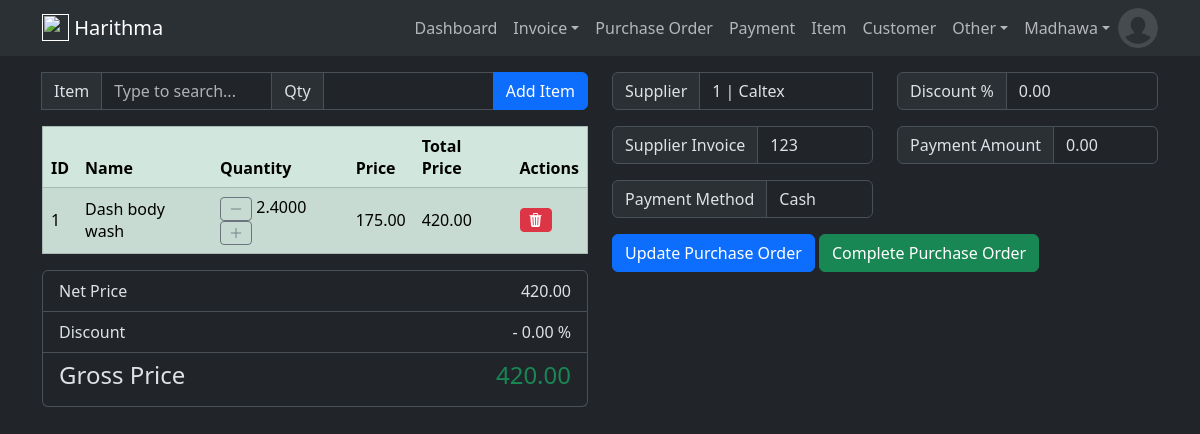
Screenshot of /purchase_order/head/1 (signed in) with the database file from the repository.
### harithmapos/models.py (models this page shows, shortened)
class User(db.Model, UserMixin):
    id = db.Column(db.Integer, primary_key=True)
    email = db.Column(db.String(120), unique=True, nullable=False)
    name = db.Column(db.String(50), nullable=False)
    image = db.Column(db.String(20), default='default.jpg')
    password = db.Column(db.String(60), nullable=False)
    ui_theme = db.Column(db.String(5), default='light')
    create_dttm = db.Column(db.DateTime, nullable=False, default=datetime.utcnow)
    update_dttm = db.Column(db.DateTime, nullable=False, default=datetime.utcnow)

class PurchaseOrderDetail(db.Model):
    id = db.Column(db.Integer, primary_key=True)
    purchase_order_head_id = db.Column(db.Integer, db.ForeignKey('purchase_order_head.id'), nullable=False)
    item_id = db.Column(db.Integer, db.ForeignKey('item.id'), nullable=False)
    quantity = db.Column(db.Numeric(10,4), nullable=False)
    total_cost = db.Column(db.Numeric(10,2), nullable=False)
    total_price = db.Column(db.Numeric(10,2), nullable=False)
    discount_pct = db.Column(db.Numeric(10,2), nullable=False)
    created_dttm = db.Column(db.DateTime, nullable=False, default=datetime.utcnow)
    update_dttm = db.Column(db.DateTime, nullable=False, default=datetime.utcnow)

class Item(db.Model):
    id = db.Column(db.Integer, primary_key=True)
    name = db.Column(db.String(100), nullable=False)
    description = db.Column(db.String(255))
    unit_of_measure = db.Column(db.String(20))
    quantity = db.Column(db.Numeric(10,4))
    unit_cost = db.Column(db.Numeric(10,2))
    unit_price = db.Column(db.Numeric(10,2))
    discount_pct = db.Column(db.Numeric(5,2))
    create_dttm = db.Column(db.DateTime, nullable=False, default=datetime.utcnow)
    update_dttm = db.Column(db.DateTime, nullable=False, default=datetime.utcnow)
    invoice_details = db.relationship('InvoiceDetail', backref='item', lazy=True)
    item_invoice_details = db.relationship('ItemInvoiceDetail', backref='item', lazy=True)
    purchase_order_details = db.relationship('PurchaseOrderDetail', backref='item', lazy=True)

class PurchaseOrderHead(db.Model):
    id =  db.Column(db.Integer, primary_key=True)
    supplier_id = db.Column(db.Integer, db.ForeignKey('supplier.id'), nullable=False)
    supplier_invoice_id = db.Column(db.String(255))
    total_price = db.Column(db.Numeric(10,2), default=0)
    discount_pct = db.Column(db.Numeric(10,2), default=0)
    gross_price = db.Column(db.Numeric(10,2), default=0)
    payment_method = db.Column(db.String(10))
    paid_amount = db.Column(db.Numeric(10,2), default=0)
    remaining_amount = db.Column(db.Numeric(10,2))
    last_payment_date = db.Column(db.Date())
    created_dttm = db.Column(db.DateTime, nullable=False, default=datetime.utcnow)
    update_dttm = db.Column(db.DateTime, nullable=False, default=datetime.utcnow)
    purchase_order_details = db.relationship('PurchaseOrderDetail', backref='purchase_order', lazy=True)

### harithmapos/views/purchase_order/routes.py (the view, shortened to what this page needs)
@purchase_order_blueprint.route("/purchase_order/head/<int:purchase_order_head_id>", methods=['GET', 'POST'])
def purchase_order_head_detail(purchase_order_head_id):
    purchase_order_head_update_form = PurchaseOrderHeadUpdateForm()
    purchase_order_detail_create_form = PurchaseOrderDetailCreateForm()
    suppliers = Supplier.query.all()
    purchase_order_head = PurchaseOrderHead.query.get_or_404(purchase_order_head_id)
    purchase_order_details = PurchaseOrderDetail.query.filter(PurchaseOrderDetail.purchase_order_head_id==purchase_order_head_id)
    return render_template(
            'purchase_order/update.html',
            title='PurchaseOrder',
            purchase_order_head=purchase_order_head,
            purchase_order_head_update_form=purchase_order_head_update_form,
            purchase_order_detail_create_form=purchase_order_detail_create_form,
            suppliers=suppliers,
            purchase_order_details=purchase_order_details
        )

### harithmapos/views/purchase_order/forms.py
class PurchaseOrderHeadUpdateForm(FlaskForm):
    supplier = StringField("Supplier", validators=[DataRequired()])
    supplier_invoice_id = StringField("Supplier Invoice ID", validators=[DataRequired()])
    total_price = DecimalField("Total Price", places=2, validators=[Optional()])
    discount_pct = DecimalField("Discount Percentage", places=2, validators=[Optional()])
    gross_price = DecimalField("Gross Price", places=2, validators=[Optional()])
    payment_method = SelectField("Payment Method", choices=config.PAYMENT_METHOD_FORM_LIST)
    paid_amount = DecimalField("Paid Amount", places=2, validators=[Optional()])
    update_purchase_order = SubmitField('Update Purchase Order')
    complete_purchase_order = SubmitField('Complete Purchase Order')

class PurchaseOrderDetailCreateForm(FlaskForm):
    item = StringField("Item", validators=[DataRequired()])
    quantity = DecimalField("Qty", places=4, validators=[DataRequired()])
    submit = SubmitField('Add Item')

### harithmapos/models.py (called while the page is built)
@login_manager.user_loader
def load_user(user_id):
    return User.query.get(int(user_id))

### harithmapos/templates/purchase_order/update.html (shortened to what this page needs)
{% extends 'layout/base.html' %}
{% block body %}
<div class="container mt-3">
  <div class="row">
    <div class="col">
      <form action="{{url_for('purchase_order_blueprint.add_purchase_order_detail', purchase_order_head_id=purchase_order_head.id)}}" method="POST">
        <div class="input-group ">
          <span class="input-group-text">Item</span>
          {{ purchase_order_detail_create_form.item(class="form-control", list="ItemDatalistOptions", id="ItemDataList", placeholder="Type to search...") }}
          <span class="input-group-text">Qty</span>
          {{ purchase_order_detail_create_form.quantity(class="form-control") }}
          {{ purchase_order_detail_create_form.submit(class="btn btn-primary") }}
        </div>
      </form>
      <table class="table table-success table-striped table-hover" border="1">
        <thead class="thread-dark">
          <tr>
            <th scope="col">ID</th>
            <th scope="col">Name</th>
            <th scope="col">Quantity</th>
            <th scope="col">Price</th>
            <th scope="col">Total Price</th>
            <th scope="col">Actions</th>
          </tr>
        </thead>
        <tbody id="results">
          {% for purchase_order_detail in purchase_order_details %}
          <tr>
            <td class="align-middle">{{purchase_order_detail.id}}</td>
            <td class="align-middle">{{purchase_order_detail.item.name}}</td>
            <td class="align-middle">
              <a href="{{url_for('purchase_order_blueprint.decrease_quantity_purchase_order_detail', purchase_order_detail_id=purchase_order_detail.id)}}" class="btn btn-outline-secondary btn-sm"><i class="bi bi-dash-lg"></i></a>
              {{purchase_order_detail.quantity}}
              <a href="{{url_for('purchase_order_blueprint.increase_quantity_purchase_order_detail', purchase_order_detail_id=purchase_order_detail.id)}}" class="btn btn-outline-secondary btn-sm"><i class="bi bi-plus-lg"></i></a>
            </td>
            <td class="align-middle">{{purchase_order_detail.item.unit_price}}</td>
            <td class="align-middle">{{purchase_order_detail.total_price}}</td>
            <td class="align-middle">
              <a href="{{url_for('purchase_order_blueprint.delete_purchase_order_detail', purchase_order_detail_id=purchase_order_detail.id)}}" class="btn btn-sm btn-danger" data-toggle="tooltip" data-placement="top" title="Delete supplier"
                onclick="return confirm('Are you sure to delete?')"><i class="bi bi-trash3-fill"></i></a>
            </td>
          </tr>
          {% endfor %}
        </tbody>
      </table>
      <ul class="list-group mb-3">
        <li class="list-group-item d-flex justify-content-between">
          <span>Net Price</span>
          <text>{{ '{:,}'.format(purchase_order_head.total_price) }}</text>
        </li>
        <li class="list-group-item d-flex justify-content-between">
          <span>Discount</span>
          <text>- {{ purchase_order_head.discount_pct }} %</text>
        </li>
        <li class="list-group-item d-flex justify-content-between">
          <h4>Gross Price</h4>
          <h4 class="text-success">{{ '{:,}'.format(purchase_order_head.gross_price) }}</h4>
        </li>
      </ul>
    </div>
    <div class="col">
        <form action="{{url_for('purchase_order_blueprint.purchase_order_head_detail', purchase_order_head_id=purchase_order_head.id)}}" method="POST">
            <div class="row">
                <div class="col">
                  <div class="input-group mb-3">
                      <span class="input-group-text" id="inputGroup-sizing-default">Supplier</span>
                      {{ purchase_order_head_update_form.supplier(class="form-control", list="datalistOptionsSupplier", id="supplierDataList", value=purchase_order_head.supplier.id|string+" | "+purchase_order_head.supplier.name) }}
                  </div>
                  <div class="input-group mb-3">
                    <span class="input-group-text" id="inputGroup-sizing-default">Supplier Invoice</span>
                    {{ purchase_order_head_update_form.supplier_invoice_id(class="form-control form-control", value=purchase_order_head.supplier_invoice_id) }}
                  </div>
                  <div class="input-group mb-3">
                    <span class="input-group-text" id="inputGroup-sizing-default">Payment Method</span>
                    {{ purchase_order_head_update_form.payment_method(class="form-control form-control", value=purchase_order_head.payment_method) }}
                  </div>
                </div>
                <div class="col">
                  <div class="input-group mb-3">
                    <span class="input-group-text" id="inputGroup-sizing-default">Discount %</span>
                    {{ purchase_order_head_update_form.discount_pct(class="form-control form-control", value=purchase_order_head.discount_pct) }}
                  </div>
                  <div class="input-group mb-3">
                    <span class="input-group-text" id="inputGroup-sizing-default">Payment Amount</span>
                    {{ purchase_order_head_update_form.paid_amount(class="form-control form-control", value=purchase_order_head.paid_amount) }}
                  </div>
                </div>
            </div>
            <div class="row">
                <div class="col-auto">
                  {{ purchase_order_head_update_form.update_purchase_order(class="btn btn-primary mb-3") }}
                  {{ purchase_order_head_update_form.complete_purchase_order(class="btn btn-success mb-3") }}
                </div>
            </div>
        </form>
    </div>
  </div>
</div>
{% endblock %}

### harithmapos/templates/layout/navbar.html (shortened to what this page needs)
<nav class="navbar navbar-expand-lg bg-body-tertiary">
    <div class="container">
        <a href="" class="navbar-brand lead">
            <img src="{{url_for('static', filename='vehical.png')}}" height="27" class="d-inline-block align-text-top">
            <b>Harithma</b>
        </a>
        <div class="collapse navbar-collapse" id="navbarCollapse">
            <ul class="navbar-nav ms-auto">
                {% if current_user.is_authenticated %}
                    <a class="nav-item nav-link" href="{{ url_for('dashboard_blueprint.dashboard') }}">Dashboard</a>
                    <li class="nav-item dropdown">
                        <a class="nav-link dropdown-toggle" href="#" role="button" data-bs-toggle="dropdown" aria-expanded="false">Invoice</a>
                    </li>
                    <a class="nav-item nav-link" href="{{ url_for('purchase_order_blueprint.purchase_order_head') }}">Purchase Order</a>
                    <a class="nav-item nav-link" href="{{ url_for('payment_blueprint.payment') }}">Payment</a>
                    <a class="nav-item nav-link" href="{{ url_for('item_blueprint.item') }}">Item</a>
                    <a class="nav-item nav-link" href="{{ url_for('customer_blueprint.customer') }}">Customer</a>
                    <li class="nav-item dropdown">
                        <a class="nav-link dropdown-toggle" href="#" role="button" data-bs-toggle="dropdown" aria-expanded="false">Other</a>
                    </li>
                    <li class="nav-item dropdown">
                        <a class="nav-link dropdown-toggle" href="#" role="button" data-bs-toggle="dropdown" aria-expanded="false">{{ current_user.name }}</a>
                    </li>
                    <img src="{{ url_for('static', filename='user_images/'+current_user.image) }}" class="rounded-circle" height="40" alt="Avatar" />
                {% else %}
                    <a class="nav-item nav-link" href="{{ url_for('user_blueprint.login') }}">Login</a>
                    <a class="nav-item nav-link" href="{{ url_for('user_blueprint.register') }}">Register</a>
                {% endif %}
            </ul>
        </div>
    </div>
</nav>

### rows the page displays
User: name "Madhawa", image (placeholder picture)
PurchaseOrderDetail: id "1", item.name "Dash body wash", quantity "2.4000", item.unit_price "175.00", total_price "420.00"
PurchaseOrderHead: total_price "420.00", discount_pct "0.00", gross_price "420.00", supplier "1 | Caltex", supplier_invoice_id "123", payment_method "Cash", paid_amount "0.00"
